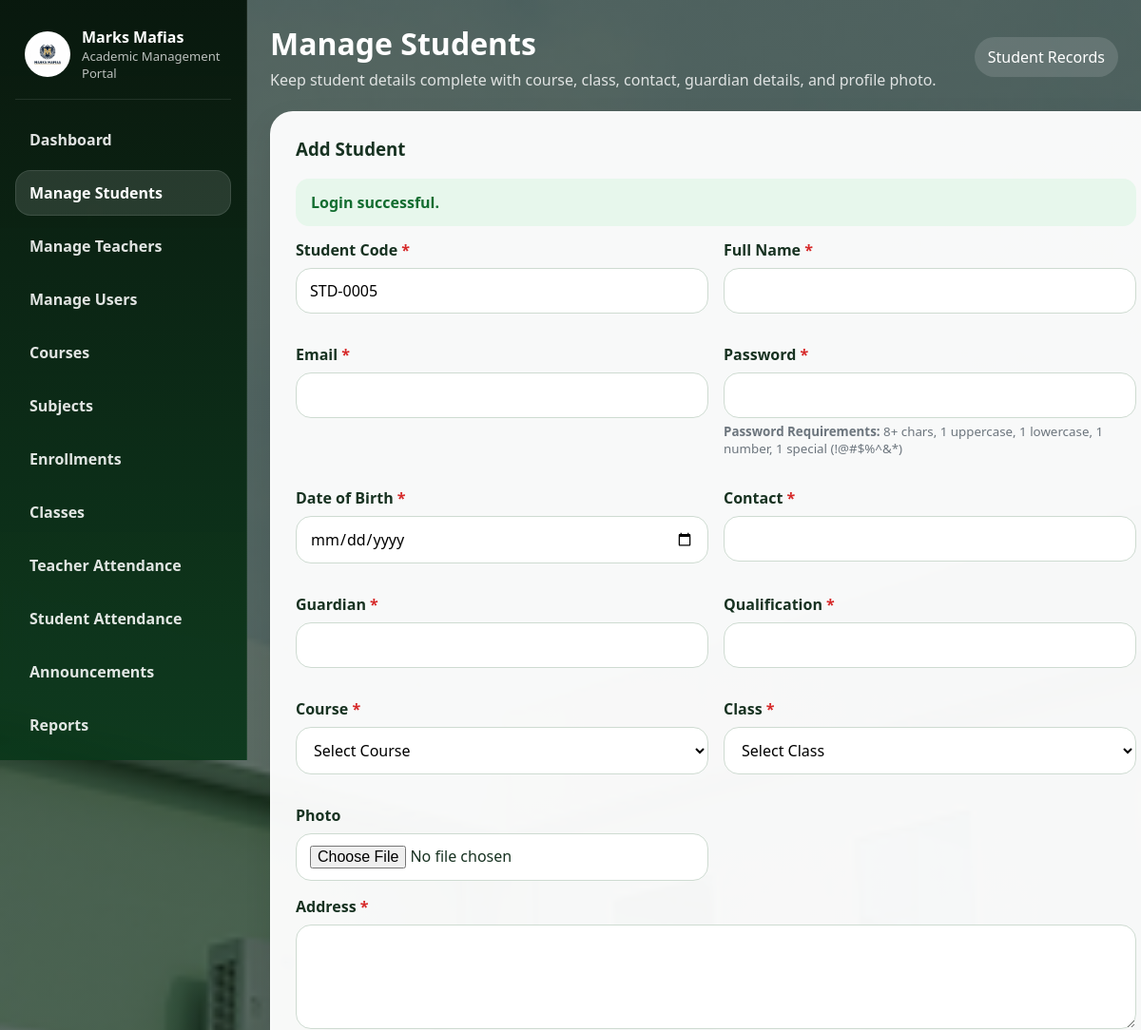
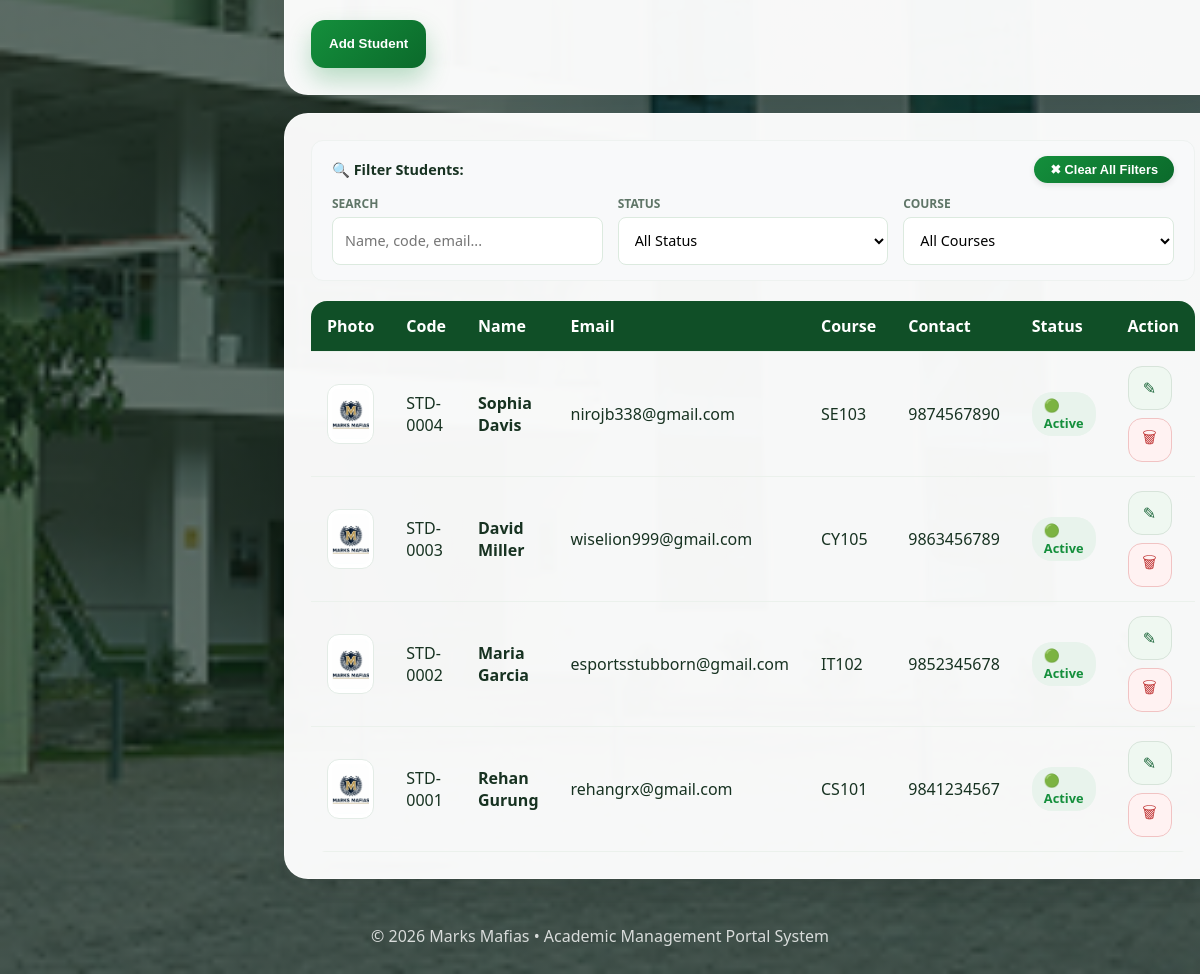
Page /public/admin/students.php (signed in) on the committed database (2 pictures, top to bottom).
### tables this page shows
CREATE TABLE `users` (
  `id` int(11) NOT NULL,
  `role` enum('admin','teacher','student') NOT NULL,
  `role_code` varchar(30) DEFAULT NULL,
  `name` varchar(120) NOT NULL,
  `email` varchar(150) NOT NULL,
  `password` varchar(255) NOT NULL,
  `photo` varchar(255) DEFAULT NULL,
  `dob` date DEFAULT NULL,
  `address` text DEFAULT NULL,
  `contact` varchar(40) DEFAULT NULL,
  `guardian` varchar(120) DEFAULT NULL,
  `qualification` varchar(120) DEFAULT NULL,
  `department` varchar(120) DEFAULT NULL,
  `status` enum('active','inactive') NOT NULL DEFAULT 'active',
  `reset_token` varchar(64) DEFAULT NULL,
  `otp_code` varchar(255) DEFAULT NULL,
  `otp_expires_at` datetime DEFAULT NULL,
  `otp_attempts` int(11) DEFAULT 0,
  `last_otp_request` datetime DEFAULT NULL,
  `reset_expires_at` datetime DEFAULT NULL,
  `created_at` timestamp NOT NULL DEFAULT current_timestamp()
);

### public/admin/students.php (the view, shortened to what this page needs)
<?php
require_once dirname(dirname(__DIR__)) . '/includes/auth.php';
$classes = $pdo->query('SELECT DISTINCT CONCAT(year_label, " - ", semester) AS class_name FROM class_schedules ORDER BY year_label, semester')->fetchAll(PDO::FETCH_COLUMN);
$edit = null;
$students = $pdo->query('SELECT * FROM users WHERE role="student" ORDER BY id DESC')->fetchAll();
$nextCode = next_role_code($pdo, 'student');
include dirname(dirname(__DIR__)) . '/includes/header.php';
?>
<div class="dashboard-shell"><?php include dirname(dirname(__DIR__)) . '/includes/sidebar.php'; ?><main class="main-panel">
    <div class="dashboard-top">
      <div class="dashboard-title">
        <h1>Manage Students</h1>
        <p>Keep student details complete with course, class, contact, guardian details, and profile photo.</p>
      </div>
      <div class="user-chip">Student Records</div>
    </div>
    <div class="section-stack">
      <div class="form-card">
        <h3 style="margin-top:0;"><?= $edit ? 'Update Student' : 'Add Student' ?></h3>
        <form method="post" enctype="multipart/form-data">
          <div class="form-grid">
            <div class="form-group"><label>Student Code <span class="required">*</span></label><input type="text" name="role_code" required readonly value="<?= e($edit['role_code'] ?? $nextCode) ?>"></div>
            <div class="form-group"><label>Full Name <span class="required">*</span></label><input type="text" name="name" required value="<?= e($edit['name'] ?? '') ?>"></div>
            <div class="form-group"><label>Email <span class="required">*</span></label><input type="email" name="email" required value="<?= e($edit['email'] ?? '') ?>"></div>
            <div class="form-group"><label>Password <?= $edit ? '' : '<span class="required">*</span>' ?></label><input type="password" name="password" <?= $edit ? '' : 'required' ?>><small style="color:#6c757d;display:block;margin-top:5px;"><strong>Password Requirements:</strong> 8+ chars, 1 uppercase, 1 lowercase, 1 number, 1 special (!@#$%^&*)</small></div>
            <div class="form-group"><label>Date of Birth <span class="required">*</span></label><input type="date" name="dob" required value="<?= e($edit['dob'] ?? '') ?>"></div>
            <div class="form-group"><label>Contact <span class="required">*</span></label><input type="text" name="contact" required value="<?= e($edit['contact'] ?? '') ?>"></div>
            <div class="form-group"><label>Guardian <span class="required">*</span></label><input type="text" name="guardian" required value="<?= e($edit['guardian'] ?? '') ?>"></div>
            <div class="form-group"><label>Qualification <span class="required">*</span></label><input type="text" name="qualification" required value="<?= e($edit['qualification'] ?? '') ?>"></div>
            <div class="form-group"><label>Course <span class="required">*</span></label><select name="department" required>
                <option value="">Select Course</option>
              </select></div>
            <div class="form-group"><label>Class <span class="required">*</span></label><select name="class_filter">
                <option value="">Select Class</option><?php foreach ($classes as $class): ?><option value="<?= e($class) ?>"><?= e($class) ?></option><?php endforeach; ?>
              </select></div>
            <div class="form-group"><label>Photo</label><input type="file" name="photo" accept=".jpg,.jpeg,.png,.webp"></div>
          </div>
          <div class="form-group"><label>Address <span class="required">*</span></label><textarea name="address" required><?= e($edit['address'] ?? '') ?></textarea></div>
          <div class="inline-actions"><button class="btn btn-primary"><?= $edit ? 'Update Student' : 'Add Student' ?></button><?php if ($edit): ?><a class="btn btn-secondary" href="students.php">Cancel</a><?php endif; ?></div>
        </form>
      </div>
      <div class="table-card">
        <div class="filter-section">
          <div class="filter-header">
            <span class="filter-label">🔍 Filter Students:</span>
            <button class="clear-filters-btn" onclick="clearFilters()">✖ Clear All Filters</button>
          </div>
          <div class="filter-controls">
            <div class="filter-group">
              <label>Search</label>
              <input type="text" id="searchInput" placeholder="Name, code, email..." data-table-search="studentsTable">
            </div>
            <div class="filter-group">
              <label>Status</label>
              <select id="statusFilter" data-filter-target="studentsTable">
                <option value="">All Status</option>
              </select>
            </div>
            <div class="filter-group">
              <label>Course</label>
              <select id="courseFilter" data-filter-target="studentsTable">
                <option value="">All Courses</option>
              </select>
            </div>
          </div>
        </div>
        <div class="table-wrap">
          <table id="studentsTable">
            <thead>
              <tr>
                <th>Photo</th>
                <th>Code</th>
                <th>Name</th>
                <th>Email</th>
                <th>Course</th>
                <th>Contact</th>
                <th>Status</th>
                <th>Action</th>
              </tr>
            </thead>
            <tbody>
              <?php foreach ($students as $item): ?>
                <tr>
                  <td><img src="<?= photo_path($item['photo'] ?? null) ?>" class="user-photo"></td>
                  <td><?= e($item['role_code']) ?></td>
                  <td><strong><?= e($item['name']) ?></strong></td>
                  <td><?= e($item['email']) ?></td>
                  <td><?= e($item['department'] ?: '-') ?></td>
                  <td><?= e($item['contact'] ?: '-') ?></td>
                  <td><span class="status-badge status-<?= $item['status'] ?>"><?= $item['status'] === 'active' ? '🟢 Active' : '🔴 Inactive' ?></span></td>
                  <td>
                    <div class="inline-actions">
                      <a class="icon-btn" href="?edit=<?= (int)$item['id'] ?>" title="Edit">✎</a>
                      <form method="post" onsubmit="return confirm('Delete this student?');">
                        <button class="icon-btn danger" title="Delete">🗑</button>
                      </form>
                    </div>
        </div>
      <?php endforeach; ?>
<?php include dirname(dirname(__DIR__)) . '/includes/footer.php'; ?>

### assets/css/style.css (style rules this page uses)
:root { --primary: #148f3c; --primary-dark: #0b6a2b; --primary-soft: #dff4e4; --accent: #f5fff7; --white: #fff; --text: #173221; --muted: #5f7567; --border: #d6e7da; --danger: #cf3a3a; --shadow: 0 14px 34px rgba(0, 0, 0, 0.08); --shadow-lg: 0 26px 60px rgba(0, 0, 0, 0.16); --radius: 18px; --radius-lg: 30px; }
* { box-sizing: border-box; }
html { scroll-behavior: smooth; }
body { margin: 0; font-family: Segoe UI, Tahoma, sans-serif; color: var(--text); background: linear-gradient(rgba(14, 36, 24, 0.68), rgba(14, 36, 24, 0.64)), url("../images/bg.jpg") center/cover no-repeat; background-attachment: scroll; }
a { text-decoration: none; color: inherit; }
img { max-width: 100%; display: block; }
.content-card, .table-card, .form-card, .panel-card { background: rgba(255, 255, 255, 0.96); border-radius: var(--radius); box-shadow: var(--shadow); border: 1px solid rgba(255, 255, 255, 0.5); }
.content-card, .form-card, .panel-card { padding: 24px; }
.table-card { padding: 20px; }
.section-stack { display: grid; gap: 18px; }
.form-row, .form-grid { display: grid; grid-template-columns: 1fr 1fr; gap: 16px; }
.form-group { margin-bottom: 16px; }
label { display: block; margin-bottom: 8px; font-weight: 700; }
.required { color: #d62828; }
input, select, textarea { width: 100%; min-height: 48px; padding: 12px 14px; border: 1px solid #cedbd1; border-radius: 16px; font: inherit; background: #fff; }
textarea { min-height: 110px; resize: vertical; }
.btn { display: inline-flex; align-items: center; justify-content: center; min-height: 48px; padding: 0 18px; border: none; border-radius: 14px; font-weight: 700; cursor: pointer; transition: 0.2s ease; }
.btn-primary { background: linear-gradient(135deg, var(--primary), var(--primary-dark)); color: #fff; box-shadow: 0 12px 24px rgba(20, 143, 60, 0.28); }
.table-wrap { overflow-x: auto; border-radius: 16px; }
table { width: 100%; border-collapse: collapse; background: transparent; }
thead { background: #104f27; color: #fff; }
th, td { padding: 14px 16px; text-align: left; vertical-align: top; border-bottom: 1px solid #ebf1ec; }
.inline-actions { display: flex; gap: 10px; align-items: center; flex-wrap: nowrap; }
.inline-actions form { margin: 0; }
.icon-btn, .btn-icon { display: inline-flex; align-items: center; justify-content: center; width: 42px; height: 42px; border-radius: 14px; border: 1px solid #d7e4da; background: #eff8f1; color: #196438; font-size: 1rem; }
.icon-btn.danger, .btn-icon.danger { background: #fff2f2; border-color: #f1c3c3; color: #c23a3a; }
.main-panel { display: flex; flex-direction: column; gap: 22px; }
.dashboard-top { margin-bottom: 0; }
.form-card, .table-card, .content-card, .panel-card { width: 100%; border-radius: 24px; }
.form-card { padding: 26px; }
.table-card { padding: 26px; }
.table-wrap { margin-top: 6px; }
.inline-actions { gap: 12px; }
.inline-actions form { display: inline-flex; margin: 0; }
.icon-btn, .btn-icon { width: 44px; height: 44px; flex: 0 0 auto; }

### rows in the picture
users: role_code "STD-0004", name "Sophia Davis", email "nirojb338@gmail.com", department "SE103", contact "9874567890", status "🟢 Active"
users: role_code "STD-0003", name "David Miller", email "wiselion999@gmail.com", department "CY105", contact "9863456789", status "🟢 Active"
users: role_code "STD-0002", name "Maria Garcia", email "esportsstubborn@gmail.com", department "IT102", contact "9852345678", status "🟢 Active"
users: role_code "STD-0001", name "Rehan Gurung", email "rehangrx@gmail.com", department "CS101", contact "9841234567", status "🟢 Active"

### other values in the picture
$label "Dashboard"
$label "Manage Students"
$label "Manage Teachers"
$label "Manage Users"
$label "Courses"
$label "Subjects"
$label "Enrollments"
$label "Classes"
$label "Teacher Attendance"
$label "Student Attendance"
$label "Announcements"
$label "Reports"
$item['message'] "Login successful."
